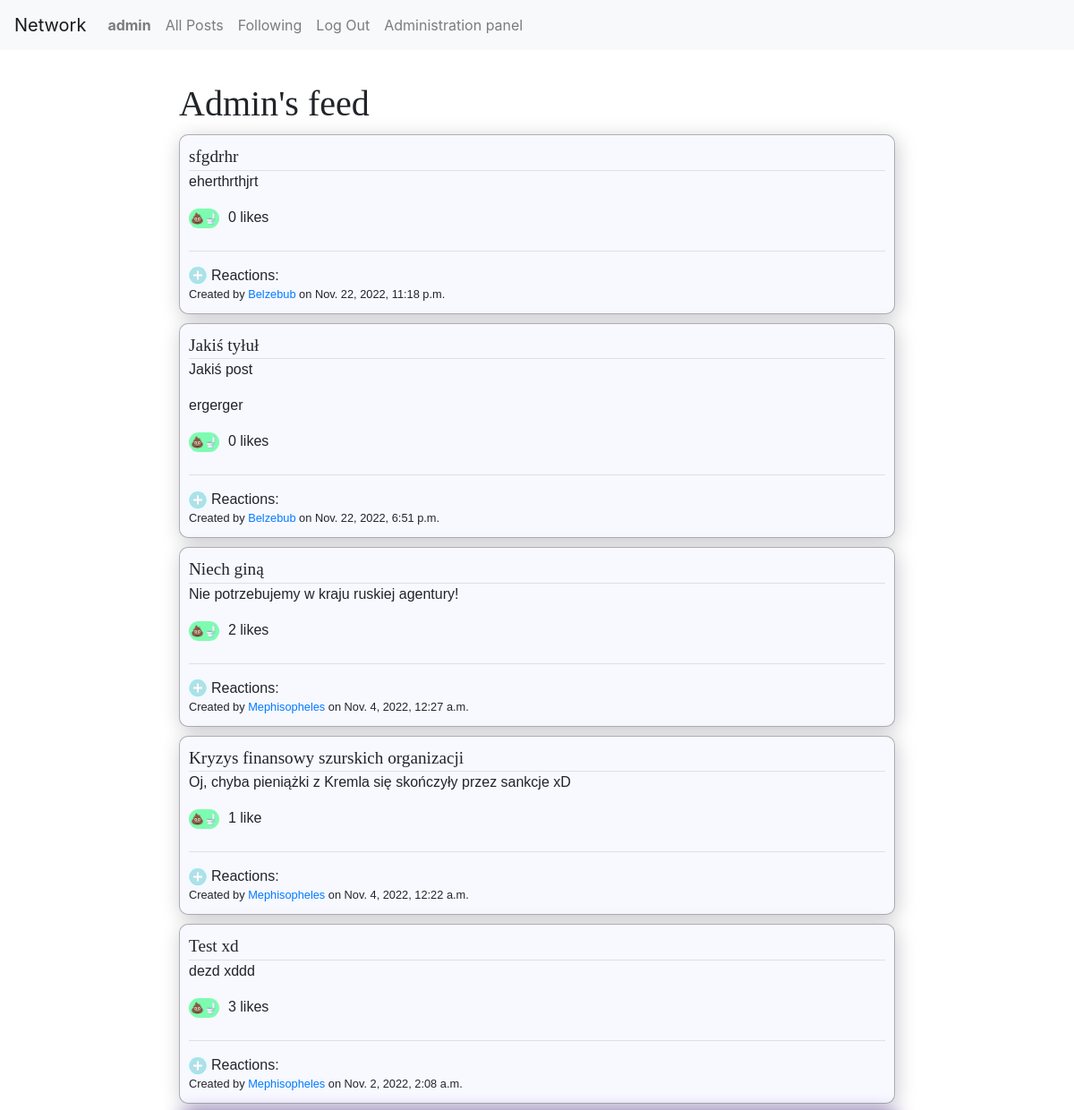
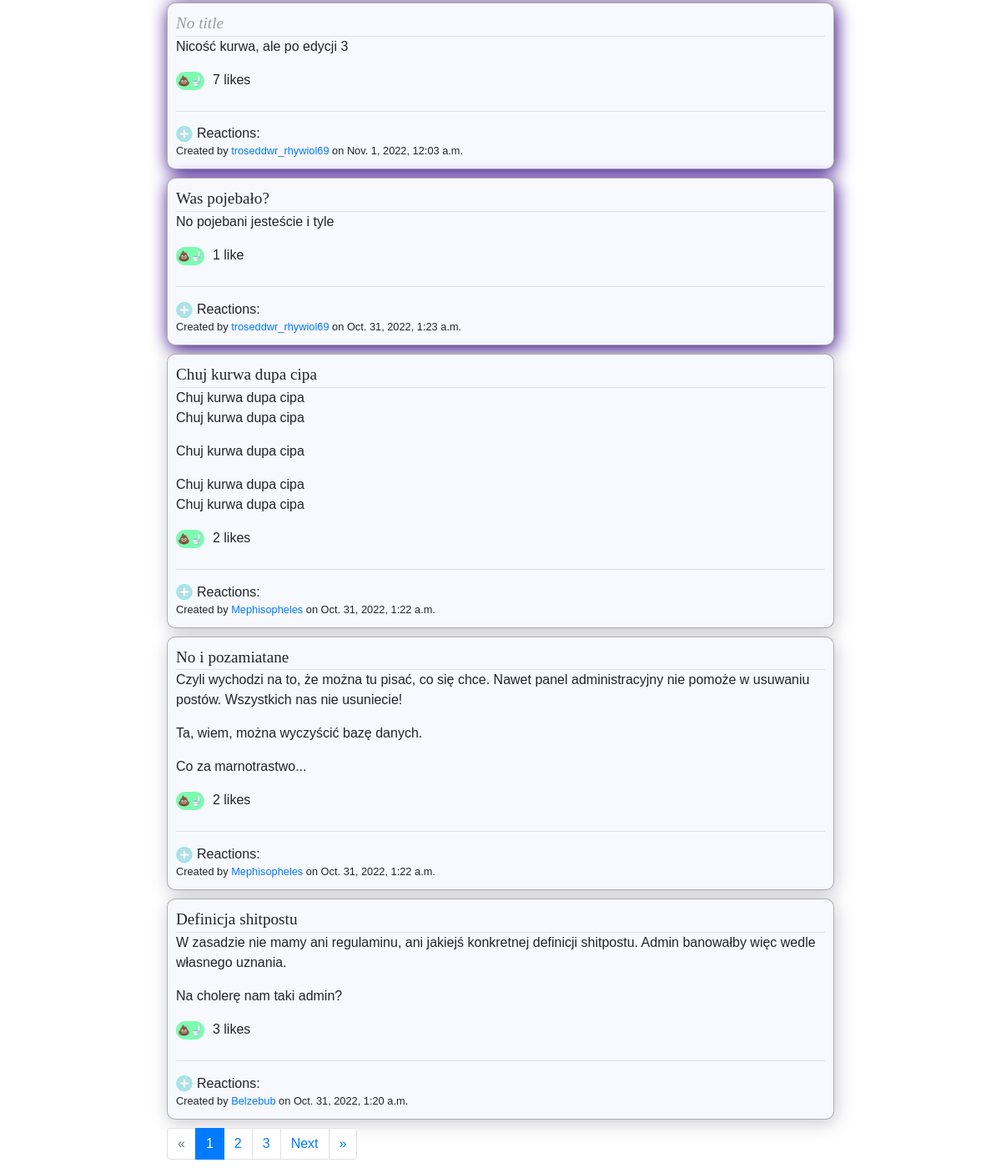
Page /following (signed in) on the committed database (2 pictures, top to bottom).
### network/models.py (models this page shows, shortened)
class User(AbstractUser):
    shadowbanned = models.BooleanField(default=False)
    def __str__(self):
        return f"{self.username}"

class Post(models.Model):
    author    = models.ForeignKey     (User, on_delete=models.CASCADE, related_name='posts')
    body      = models.CharField      (max_length=4096)
    likes     = models.ManyToManyField(User,          blank=True,      related_name='likes')
    timestamp = models.DateTimeField  (auto_now_add=True)
    title     = models.CharField      (max_length=64, blank=True)
    def total_likes(self):
        return self.likes.all().count()
    def get_reactions(self, user=None):
        reactions = {}
        for reaction_obj in self.reactions.all():
            category = reaction_obj.category.reaction
            if category in reactions.keys():
                reactions[category]['count'] += 1
            else:
                reactions[category]          = {}
                reactions[category]['emoji'] = reaction_obj.category.emoji
                reactions[category]['count'] = 1
        if user:
            user_reaction = self.reactions.filter(user=user)
            if len(user_reaction) == 1:
                key = str(user_reaction[0].category.reaction)
                reactions[key]['your_reaction'] = True
        return reactions

### network/views.py (the view)
# urls.py: path("following", views.following,   name="following"),
@login_required
def following(request):
    followed = []
    for person in Follower.objects.filter(following=request.user):
        followed.append(person.followed.id)
    content = paginate( filter_shadowbans(request,
                            Post.objects.filter(author__in=followed).order_by('-timestamp')),
                        request.GET.get('page'),
                        user=logged_in_user(request))
    return render(request, "network/following.html", {
        'paginator'    : content['paginator'],
        'page_obj'     : content['page_obj'],
    })

### network/util.py (called while the page is built)
def paginate(content, page_number, paginate_by=10, user=None):
    paginator = Paginator(content, paginate_by)
    page_obj  = paginator.get_page(page_number)
    print(f"Logged in user is {user}")
    for page_item in page_obj:
        if hasattr(page_item, 'get_reactions'):
            page_item.reactions_data = page_item.get_reactions(user)
    return {
        "paginator": paginator,
        "page_obj" : page_obj
    }

def logged_in_user(request):
    return request.user if request.user.is_authenticated else None

def filter_shadowbans(request, posts):
    if request.user.is_superuser:
        return posts
    return posts.filter(Q(author__shadowbanned=False) | Q(author=request.user.id))

### network/templates/network/following.html (shortened to what this page needs)
{% extends "network/layout.html" %}
{% block body %}
    <div class="content-wrapper">
        <h1>{{ user.username|title }}'s feed</h1>
        <div class="posts-view">
        {% for post in page_obj %}
            {% include "./post.html" %}
        {% empty %}
            No posts
        {% endfor %}
            <div id="pagination-wrapper">
                {% include './pagination.html' %}
            </div>
        </div>
    </div>
{% endblock %}

### network/templates/network/layout.html (shortened to what this page needs)
{% load static %}
<!DOCTYPE html>
<html lang="en">
    <head>
        <link rel="stylesheet"    href="{% static 'network/styles.css' %}">
        <link rel="stylesheet"    href="https://stackpath.bootstrapcdn.com/bootstrap/4.4.1/css/bootstrap.min.css">
    </head>
    <body>
        <nav class="navbar navbar-expand-lg navbar-light bg-light">
            <a class="navbar-brand" href="{% url 'index' %}">Network</a>
            <div>
              <ul class="navbar-nav mr-auto">
                {% if user.is_authenticated %}
                    <li class="nav-item">
                        <a class="nav-link" href="{% url 'profile' user.id %}">
                            <strong>{{ user.username }}</strong>
                        </a>
                    </li>
                {% endif %}
                <li class="nav-item">
                  <a class="nav-link" href="{% url 'index' %}">All Posts</a>
                </li>
                {% if user.is_authenticated %}
                    <li class="nav-item">
                        <a class="nav-link" href="{% url 'following' %}">Following</a>
                    </li>
                    <li class="nav-item">
                        <a class="nav-link" href="{% url 'logout' %}">Log Out</a>
                    </li>
                {% endif %}
                {% if user.is_authenticated and user.is_superuser %}
                    <li class="nav-item">
                        <a href="/admin/" class="nav-link">Administration panel</a>
                    </li>
                {% endif %}
              </ul>
            </div>
          </nav>
        <div class="body">
            {% block body %}
            {% endblock %}
        </div>
    </body>
</html>

### network/templates/network/post.html (shortened to what this page needs)
<div {% if post.author.shadowbanned and request.user.is_superuser %}
        class="post post-shadowbanned"
    {% else %}
        class="post"
    {% endif %}
    id="post-{{ post.id }}" data-postid="{{ post.id }}">
    <div class="post-title">
        {% if post.title %}
            <span class="has-title">{{ post.title }}</span>
        {% else %}
            <span class="no-title">No title</span>
        {% endif %}
    </div>
    <div class="post-body">{{ post.body|linebreaks }}</div>
    <div class="post-likes">
        {% if user.is_authenticated and not user == post.author %}
            <form class="like-form" action="{% url 'like-post' post.id %}" method="POST">
                <input type="submit" class="like-button" value="&#128169&#128701">
            </form>
        {% endif %}
        <span class="likes-counter">
            {{ post.total_likes }}
            like{% if post.total_likes != 1 %}s{% endif %}
        </span>
    </div>
    <div class="post-reactions-wrapper">
        <div class="post-reactions-container">
            <div class="post-reactions-interface">
                {% if user.is_authenticated and not user == post.author %}
                <div class="add-stuff-button reaction-btn" title="React to the post" data-postid="{{ post.id }}">
                    <svg id="reaction-interface-opener" width="20" height="20"
                        {% include './add_stuff_svg_guts.html' %}
                    </svg>
                </div>
                {% endif %}
                <div class="reactions-announcer"> Reactions:</div>
            </div>
        </div>
    </div>
    <div class="post-credentials">
        Created by
        <span class='author'>
            <a href="{% url 'profile' post.author.id %}">{{ post.author.username }}</a>
        </span>
        on {{ post.timestamp }}
    </div>
</div>

### network/static/network/styles.css (style rules this page uses)
* { -webkit-box-sizing: border-box; box-sizing: border-box; }
.body { display: -webkit-box; display: -ms-flexbox; display: flex; -webkit-box-orient: horizontal; -webkit-box-direction: normal; -ms-flex-direction: row; flex-direction: row; font-size: 16px; font-family: Helvetica, sans-serif; margin-top: 3%; }
h1, h2, h3, h4, h5, h6 { font-family: "Times new roman", serif; }
svg { pointer-events: none; }
.content-wrapper { position: relative; margin: auto; margin-left: 0; -webkit-box-ordinal-group: 2; -ms-flex-order: 1; order: 1; }
.post { position: relative; display: block; border: 1px solid rgba(0, 0, 0, 0.3); border-radius: 10px; margin: 10px 0px; padding: 10px; overflow-wrap: break-word; background-color: ghostwhite; -webkit-box-shadow: 2px 4px 21.37px #04022137; box-shadow: 2px 4px 21.37px #04022137; }
.post-shadowbanned { -webkit-box-shadow: 2px 4px 21.37px #310084; box-shadow: 2px 4px 21.37px #310084; }
@media screen and (min-width: 1101px) { .post { width: 800px; } }
.post-title { max-width: 100%; border-bottom: 1px solid rgba(0, 0, 0, 0.1); font-family: "Times new roman", serif; font-size: 1.2em; }
.post-credentials { display: inline-block; }
.like-button { border: none; border-radius: 30px; background-color: #00ff627f; padding: 2px; font-size: 12px; }
.has-title { font-weight: 420.69; }
.no-title, .no-reactions { color: rgba(0, 0, 0, 0.371); font-style: italic; font-weight: 213.7; }
.post-likes { display: -webkit-box; display: -ms-flexbox; display: flex; }
input.like-button { margin-right: 10px; }
.post-reactions-wrapper { max-width: 100%; margin-top: 25px; padding-top: 10px; border-top: 1px solid rgba(0, 0, 0, 0.1); }
.post-reactions-container { vertical-align: middle; display: -webkit-inline-box; display: -ms-inline-flexbox; display: inline-flex; }
.post-reactions-interface { display: -webkit-inline-box; display: -ms-inline-flexbox; display: inline-flex; -webkit-transform: translateY(18%); transform: translateY(18%); }
.reaction-btn { position: relative; -webkit-transform: translateY(-3%); transform: translateY(-3%); }
.reactions-announcer { margin-left: 5px; height: -webkit-fit-content; height: -moz-fit-content; height: fit-content; }
.post-credentials { font-size: 0.8em; }
input, textarea { background-color: #009bff08; }
input { border-radius: 5px; }

### rows in the picture
User: username "admin", username "Admin"
Post: title "sfgdrhr", body "eherthrthjrt", total_likes "0", author.username "Belzebub", timestamp "Nov. 22, 2022, 11:18 p.m."
Post: title "Jakiś tyłuł", body "Jakiś post ergerger", total_likes "0", author.username "Belzebub", timestamp "Nov. 22, 2022, 6:51 p.m."
Post: title "Niech giną", body "Nie potrzebujemy w kraju ruskiej agentury!", total_likes "2", author.username "Mephisopheles", timestamp "Nov. 4, 2022, 12:27 a.m."
Post: title "Kryzys finansowy szurskich organizacji", body "Oj, chyba pieniążki z Kremla się skończyły przez sankcje xD", total_likes "1", author.username "Mephisopheles", timestamp "Nov. 4, 2022, 12:22 a.m."
Post: title "Test xd", body "dezd xddd", total_likes "3", author.username "Mephisopheles", timestamp "Nov. 2, 2022, 2:08 a.m."
Post: title "No title", body "Nicość kurwa, ale po edycji 3", total_likes "7", author.username "troseddwr_rhywiol69", timestamp "Nov. 1, 2022, 12:03 a.m."
Post: title "Was pojebało?", body "No pojebani jesteście i tyle", total_likes "1", author.username "troseddwr_rhywiol69", timestamp "Oct. 31, 2022, 1:23 a.m."
Post: title "Chuj kurwa dupa cipa", body "Chuj kurwa dupa cipa Chuj kurwa dupa cipa Chuj kurwa dupa cipa Chuj kurwa dupa cipa Chuj kurwa dupa cipa", total_likes "2", author.username "Mephisopheles", timestamp "Oct. 31, 2022, 1:22 a.m."
Post: title "No i pozamiatane", body "Czyli wychodzi na to, że można tu pisać, co się chce. Nawet panel administracyjny nie pomoże w usuwaniu postów. Wszystkich nas nie usuniecie! Ta, wiem, można wyczyścić bazę danych. Co za marnotrastwo...", total_likes "2", author.username "Mephisopheles", timestamp "Oct. 31, 2022, 1:22 a.m."
Post: title "Definicja shitpostu", body "W zasadzie nie mamy ani regulaminu, ani jakiejś konkretnej definicji shitpostu. Admin banowałby więc wedle własnego uznania. Na cholerę nam taki admin?", total_likes "3", author.username "Belzebub", timestamp "Oct. 31, 2022, 1:20 a.m."

### other values in the picture
{{ page_obj.number }} "1"
{{ page.number }} "2" "3"
